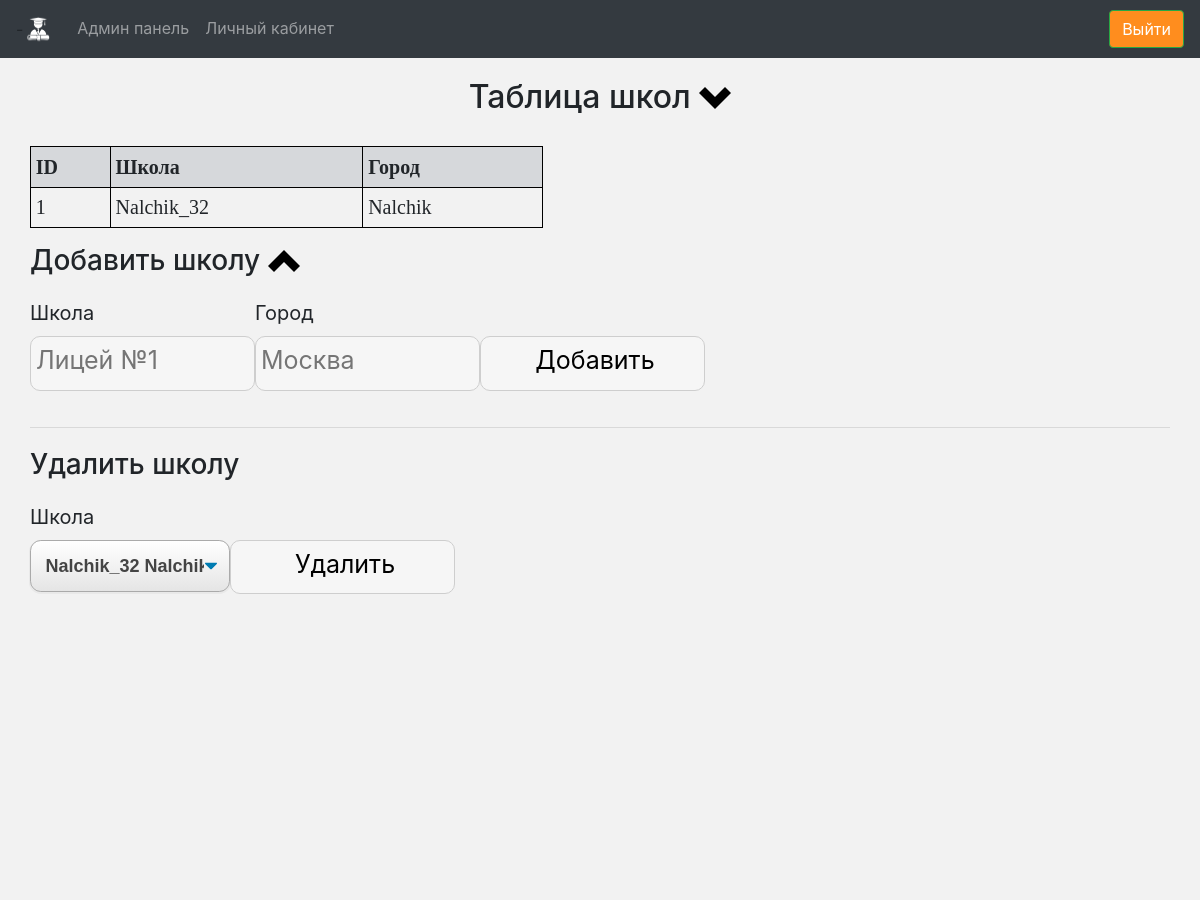
/add_school (signed in, upper part), run on an earlier commit of the app's database.
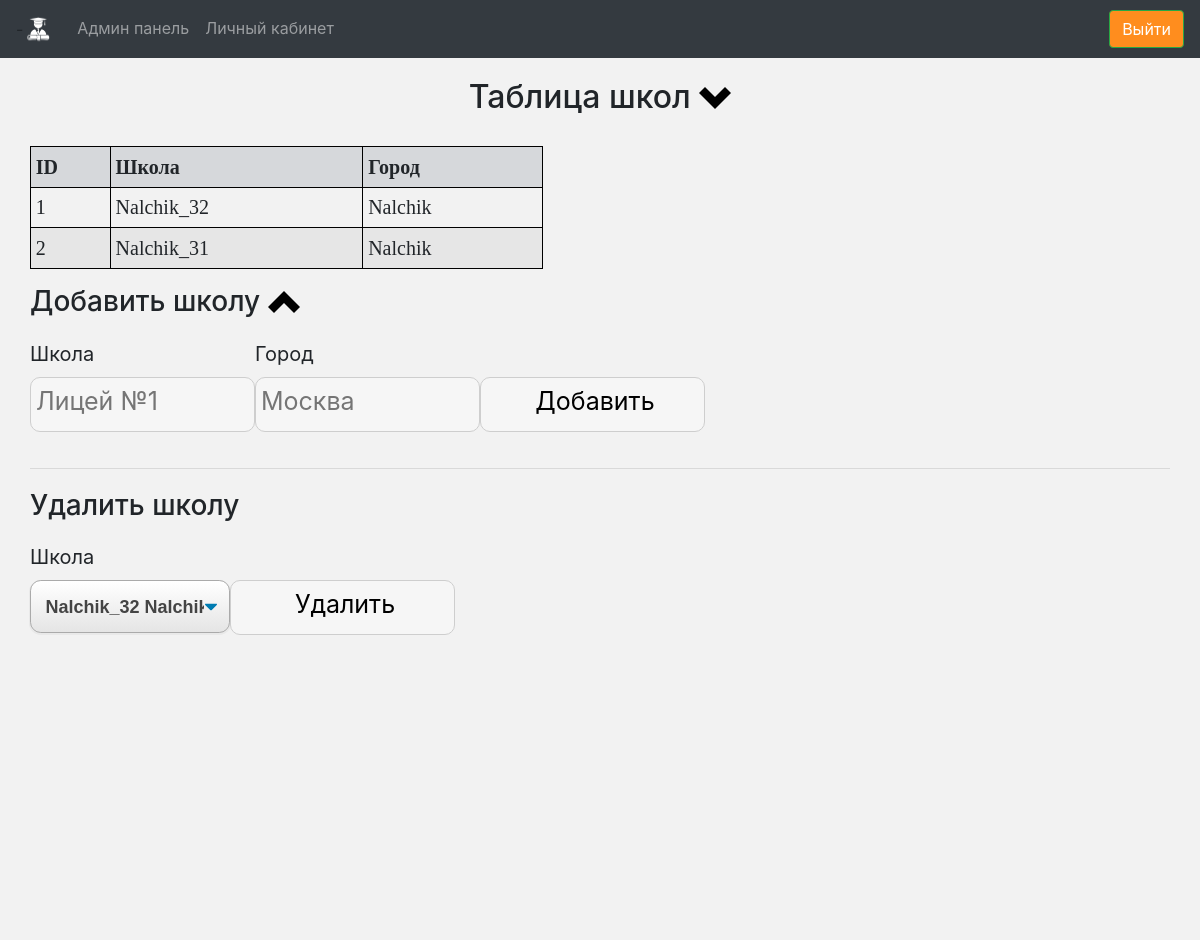
And on a later commit of the database.
### app/models.py (models this page shows, shortened)
class School(db.Model):
    id = db.Column(db.Integer, primary_key=True)
    school = db.Column(db.String(120))
    locality = db.Column(db.String(120))

### app/routes.py (the view)
@app.route("/add_school", methods=["GET", "POST"])
@login_required
def add_school():
    if current_user.super_admin:
        form = SelectForm()
        form.school_list.choices = dbFunc.list_school_form()
        if form.submit2.data:
            dbFunc.add_school(form.name.data, form.surname.data)
            return redirect(url_for("add_school"))
        if form.submit.data:
            dbFunc.delete_school(form.school_list.data)
            return redirect(url_for("add_school"))
        return render_template("school.html", form=form, rows=dbFunc.school_list())
    else:
        return redirect(url_for("index"))

### app/dbFunc.py (called while the page is built)
def school_list():
    st_list = []
    a = db.session.query(School).all()
    for i in a:
        st_list.append(str(i.id) + " " + str(i.school) + " " + str(i.locality))
    return st_list

def list_school_form():
    a = db.session.query(School).all()
    sc_list = []
    for i in a:
        sc_list.append((i.id, str(i.school) + " " + str(i.locality)))
    return sc_list

### app/models.py (called while the page is built)
@login.user_loader
def load_user(id):
    return User.query.get(int(id))

### app/templates/school.html (shortened to what this page needs)
{% extends "base.html" %}
{% block content %}
<div class="page-wrapper">
    <h2>Таблица школ
        <a  href="#anchor2">
            <span data-toggle="tooltip"
                  data-placement="top" title="Прокрутить в конец таблицы">
                <img src="static/chevron-bottom-8x.png" style="width: 32px; height: 32px;"></img>
            </span>
        </a></h2>
    <table class="list-from-db table table-striped table-sm" style="width: 45%;" cellpadding="5">
        <tr class="table-secondary">
            <th>ID</th>
            <th>Школа</th>
            <th>Город</th>
        </tr>
        {%for row in rows%}
            <tr>
            <td>{{row[0]}}</td>
            {% set row1 = row.split(' ') %}
            {% set school_name = "".join(row1[1:-1]) %}
            <td>{{school_name}}</td>
            <td>{{row1[-1]}}</td>
            </tr>
        {%endfor%}
    </table>
    <form action="" method="post" novalidate>
        <h3 style="margin-bottom:20px">Добавить школу
            <a  href="#anchor10">
            <span data-toggle="tooltip"
                  data-placement="top" title="Прокрутить в начало таблицы">
                <img src="static/chevron-top-8x.png" style="width: 32px; height: 32px;"></img>
            </span>
        </a></h3>
        <div style="float:left;margin-right:0px;">
            <label for="name" style="font-size: 20px">Школа</label>
            <p>{{form.name(size=16, placeholder="Лицей №1")}}</p>
        </div>
        <div style="float:left;margin-right:0px;">
            <label for="surname" style="font-size: 20px">Город</label>
            <p>{{form.surname(size=16, placeholder="Москва")}}</p>
        </div>
       <div style="float:left;margin-right:0px;">
           <p>{{ form.submit2() }}</p>
           </div>
    <hr style="margin-bottom:20px; margin-top:20px">
    <h3 style="margin-bottom:20px">Удалить школу</h3>
       <div style="float:left;margin-right:0px;">
           <label for="submit" style="font-size: 20px">Школа</label>
           <p>{{form.school_list(class="selecttt")}}</p>
           </div>
           <div style="float:left;margin-right:0px;">
           <p>{{  form.submit(value="Удалить", class="aa") }}</p>
           </div>
    </form>
{% endblock %}
{% block footer %}<p>
&#8291;</p><p>
&#8291;</p><p>
&#8291;</p><p>
&#8291;</p><p>
&#8291;</p><p>
&#8291;</p><p>
&#8291;</p><p>
&#8291;</p><p>
&#8291;</p><p>
&#8291;</p>
{%endblock%}

What changed in the data, as far as the page shows it:
added School: id "2", school "Nalchik_31", locality "Nalchik"
